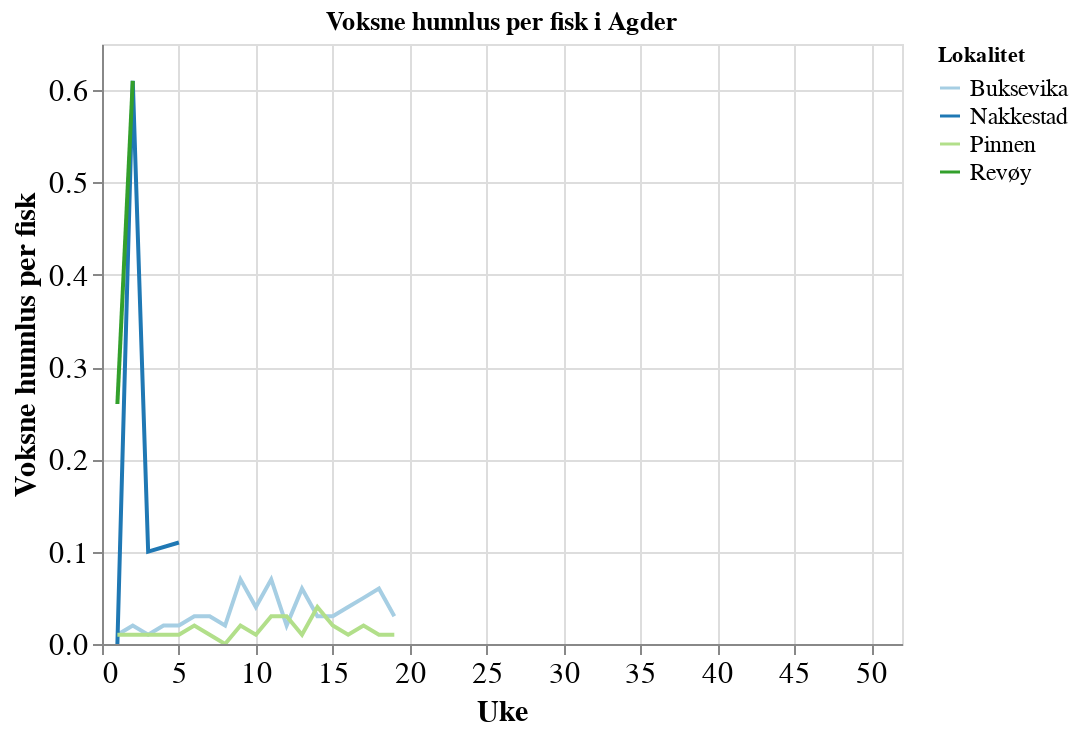

Source (notebook cell):
### Markdown cell above
### To compare locations within a zone, use the following function

### Code cell
ls.average_lice_compare(years=2022, 
                        week_range=[0,52], 
                        lice_type='voksne_hunnlus', 
                        location_level="sone", 
                        location_comp='Agder',
                        location=['Revøy','Buksevika','Nakkestad','Pinnen'],
                        y_scale=None)

### Figure 1 — Vega-Lite specification as saved in the notebook (floating-point values rounded to 4 significant figures)
{"config": {"view": {"continuousWidth": 400, "continuousHeight": 300}, "axis": {"labelFontSize": 15, "titleFontSize": 15}, "legend": {"columns": 1, "labelFontSize": 12, "labelLimit": 500, "symbolLimit": 100}}, "data": {"name": "data-954fffcd804a72c7fd4be5598a41d604"}, "mark": "line", "encoding": {"color": {"field": "lokalitet", "scale": {"scheme": "paired"}, "title": "Lokalitet", "type": "nominal"}, "opacity": {"condition": {"value": 1, "selection": "selector021"}, "value": 0.2}, "tooltip": [{"field": "voksne_hunnlus", "title": "Lus per fisk", "type": "quantitative"}], "x": {"field": "uke", "scale": {"domain": [0, 52]}, "sort": "ascending", "title": "Uke", "type": "quantitative"}, "y": {"field": "voksne_hunnlus", "title": "Voksne hunnlus per fisk", "type": "quantitative"}}, "selection": {"selector021": {"type": "multi", "fields": ["lokalitet"], "bind": "legend"}, "selector022": {"type": "interval", "bind": "scales", "encodings": ["x", "y"]}}, "title": "Voksne hunnlus per fisk i Agder", "$schema": "https://vega.github.io/schema/vega-lite/v4.17.0.json", "datasets": {"data-954fffcd804a72c7fd4be5598a41d604": [{"uke": 1, "year": 2022.0, "lokalitet": "Buksevika", "voksne_hunnlus": 0.01, "bevegelige_lus": 0.07, "fastsittende_lus": 0.01}, {"uke": 1, "year": 2022.0, "lokalitet": "Nakkestad", "voksne_hunnlus": 0.0, "bevegelige_lus": 0.0, "fastsittende_lus": 0.0}, {"uke": 1, "year": 2022.0, "lokalitet": "Pinnen", "voksne_hunnlus": 0.01, "bevegelige_lus": 0.01, "fastsittende_lus": 0.02}, {"uke": 1, "year": 2022.0, "lokalitet": "Revøy", "voksne_hunnlus": 0.26, "bevegelige_lus": 0.49, "fastsittende_lus": 0.53}, {"uke": 2, "year": 2022.0, "lokalitet": "Buksevika", "voksne_hunnlus": 0.02, "bevegelige_lus": 0.07, "fastsittende_lus": 0.04}, {"uke": 2, "year": 2022.0, "lokalitet": "Nakkestad", "voksne_hunnlus": 0.61, "bevegelige_lus": 0.97, "fastsittende_lus": 0.13}, {"uke": 2, "year": 2022.0, "lokalitet": "Pinnen", "voksne_hunnlus": 0.01, "bevegelige_lus": 0.07, "fastsittende_lus": 0.02}, {"uke": 2, "year": 2022.0, "lokalitet": "Revøy", "voksne_hunnlus": 0.61, "bevegelige_lus": 0.97, "fastsittende_lus": 0.13}, {"uke": 3, "year": 2022.0, "lokalitet": "Buksevika", "voksne_hunnlus": 0.01, "bevegelige_lus": 0.06, "fastsittende_lus": 0.01}, {"uke": 3, "year": 2022.0, "lokalitet": "Nakkestad", "voksne_hunnlus": 0.1, "bevegelige_lus": 0.13, "fastsittende_lus": 0.0}, {"uke": 3, "year": 2022.0, "lokalitet": "Pinnen", "voksne_hunnlus": 0.01, "bevegelige_lus": 0.02, "fastsittende_lus": 0.02}, {"uke": 4, "year": 2022.0, "lokalitet": "Buksevika", "voksne_hunnlus": 0.02, "bevegelige_lus": 0.08, "fastsittende_lus": 0.02}, {"uke": 4, "year": 2022.0, "lokalitet": "Pinnen", "voksne_hunnlus": 0.01, "bevegelige_lus": 0.03, "fastsittende_lus": 0.01}, {"uke": 5, "year": 2022.0, "lokalitet": "Buksevika", "voksne_hunnlus": 0.02, "bevegelige_lus": 0.09, "fastsittende_lus": 0.03}, {"uke": 5, "year": 2022.0, "lokalitet": "Nakkestad", "voksne_hunnlus": 0.11, "bevegelige_lus": 0.47, "fastsittende_lus": 0.09}, {"uke": 5, "year": 2022.0, "lokalitet": "Pinnen", "voksne_hunnlus": 0.01, "bevegelige_lus": 0.04, "fastsittende_lus": 0.01}, {"uke": 6, "year": 2022.0, "lokalitet": "Buksevika", "voksne_hunnlus": 0.03, "bevegelige_lus": 0.09, "fastsittende_lus": 0.04}, {"uke": 6, "year": 2022.0, "lokalitet": "Pinnen", "voksne_hunnlus": 0.02, "bevegelige_lus": 0.04, "fastsittende_lus": 0.02}, {"uke": 7, "year": 2022.0, "lokalitet": "Buksevika", "voksne_hunnlus": 0.03, "bevegelige_lus": 0.07, "fastsittende_lus": 0.02}, {"uke": 7, "year": 2022.0, "lokalitet": "Pinnen", "voksne_hunnlus": 0.01, "bevegelige_lus": 0.04, "fastsittende_lus": 0.02}, {"uke": 8, "year": 2022.0, "lokalitet": "Buksevika", "voksne_hunnlus": 0.02, "bevegelige_lus": 0.05, "fastsittende_lus": 0.03}, {"uke": 8, "year": 2022.0, "lokalitet": "Pinnen", "voksne_hunnlus": 0.0, "bevegelige_lus": 0.08, "fastsittende_lus": 0.08}, {"uke": 9, "year": 2022.0, "lokalitet": "Buksevika", "voksne_hunnlus": 0.07, "bevegelige_lus": 0.12, "fastsittende_lus": 0.03}, {"uke": 9, "year": 2022.0, "lokalitet": "Pinnen", "voksne_hunnlus": 0.02, "bevegelige_lus": 0.06, "fastsittende_lus": 0.03}, {"uke": 10, "year": 2022.0, "lokalitet": "Buksevika", "voksne_hunnlus": 0.04, "bevegelige_lus": 0.13, "fastsittende_lus": 0.03}, {"uke": 10, "year": 2022.0, "lokalitet": "Pinnen", "voksne_hunnlus": 0.01, "bevegelige_lus": 0.01, "fastsittende_lus": 0.0}, {"uke": 11, "year": 2022.0, "lokalitet": "Buksevika", "voksne_hunnlus": 0.07, "bevegelige_lus": 0.15, "fastsittende_lus": 0.02}, {"uke": 11, "year": 2022.0, "lokalitet": "Pinnen", "voksne_hunnlus": 0.03, "bevegelige_lus": 0.16, "fastsittende_lus": 0.01}, {"uke": 12, "year": 2022.0, "lokalitet": "Buksevika", "voksne_hunnlus": 0.02, "bevegelige_lus": 0.08, "fastsittende_lus": 0.03}, {"uke": 12, "year": 2022.0, "lokalitet": "Pinnen", "voksne_hunnlus": 0.03, "bevegelige_lus": 0.04, "fastsittende_lus": 0.01}, {"uke": 13, "year": 2022.0, "lokalitet": "Buksevika", "voksne_hunnlus": 0.06, "bevegelige_lus": 0.15, "fastsittende_lus": 0.11}, {"uke": 13, "year": 2022.0, "lokalitet": "Pinnen", "voksne_hunnlus": 0.01, "bevegelige_lus": 0.02, "fastsittende_lus": 0.01}, {"uke": 14, "year": 2022.0, "lokalitet": "Buksevika", "voksne_hunnlus": 0.03, "bevegelige_lus": 0.09, "fastsittende_lus": 0.02}, {"uke": 14, "year": 2022.0, "lokalitet": "Pinnen", "voksne_hunnlus": 0.04, "bevegelige_lus": 0.04, "fastsittende_lus": 0.02}, {"uke": 15, "year": 2022.0, "lokalitet": "Buksevika", "voksne_hunnlus": 0.03, "bevegelige_lus": 0.09, "fastsittende_lus": 0.02}, {"uke": 15, "year": 2022.0, "lokalitet": "Pinnen", "voksne_hunnlus": 0.02, "bevegelige_lus": 0.03, "fastsittende_lus": 0.02}, {"uke": 16, "year": 2022.0, "lokalitet": "Buksevika", "voksne_hunnlus": 0.04, "bevegelige_lus": 0.1, "fastsittende_lus": 0.01}, {"uke": 16, "year": 2022.0, "lokalitet": "Pinnen", "voksne_hunnlus": 0.01, "bevegelige_lus": 0.03, "fastsittende_lus": 0.01}, {"uke": 17, "year": 2022.0, "lokalitet": "Buksevika", "voksne_hunnlus": 0.05, "bevegelige_lus": 0.08, "fastsittende_lus": 0.01}, {"uke": 17, "year": 2022.0, "lokalitet": "Pinnen", "voksne_hunnlus": 0.02, "bevegelige_lus": 0.09, "fastsittende_lus": 0.02}, {"uke": 18, "year": 2022.0, "lokalitet": "Buksevika", "voksne_hunnlus": 0.06, "bevegelige_lus": 0.08, "fastsittende_lus": 0.02}, {"uke": 18, "year": 2022.0, "lokalitet": "Pinnen", "voksne_hunnlus": 0.01, "bevegelige_lus": 0.08, "fastsittende_lus": 0.01}, {"uke": 19, "year": 2022.0, "lokalitet": "Buksevika", "voksne_hunnlus": 0.03, "bevegelige_lus": 0.08, "fastsittende_lus": 0.02}, {"uke": 19, "year": 2022.0, "lokalitet": "Pinnen", "voksne_hunnlus": 0.01, "bevegelige_lus": 0.03, "fastsittende_lus": 0.01}]}}
